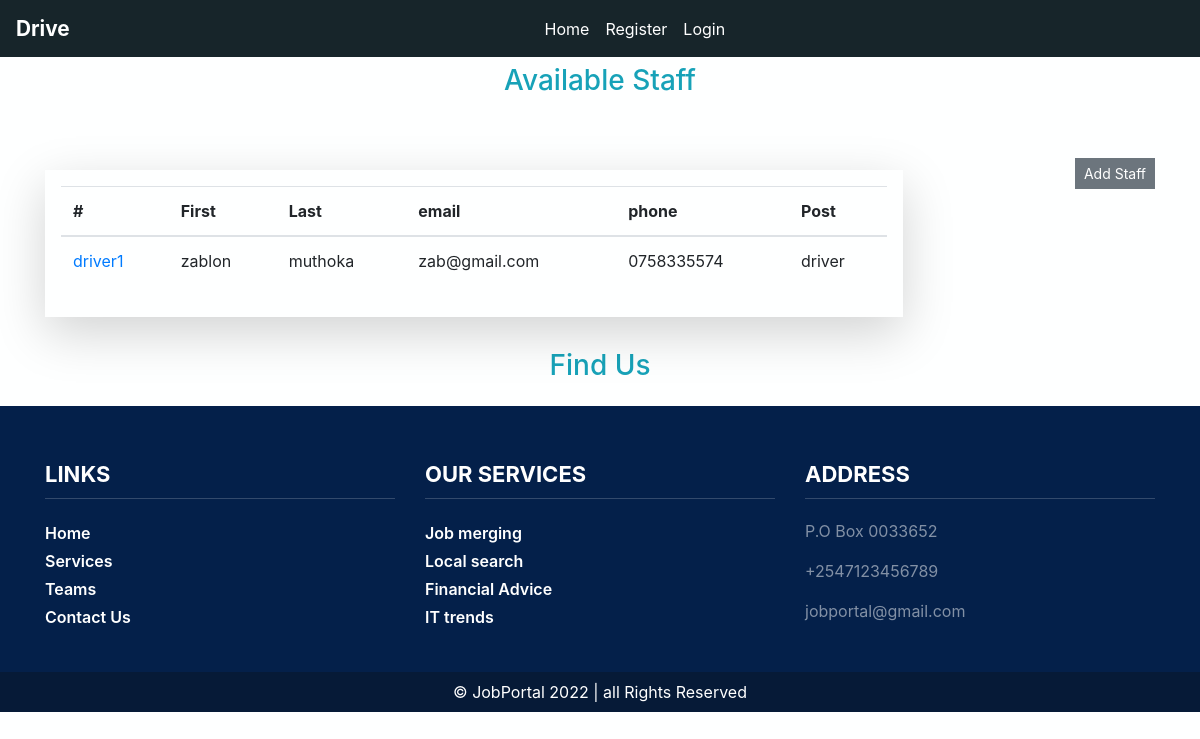
Before: /staff/ with the older database file.
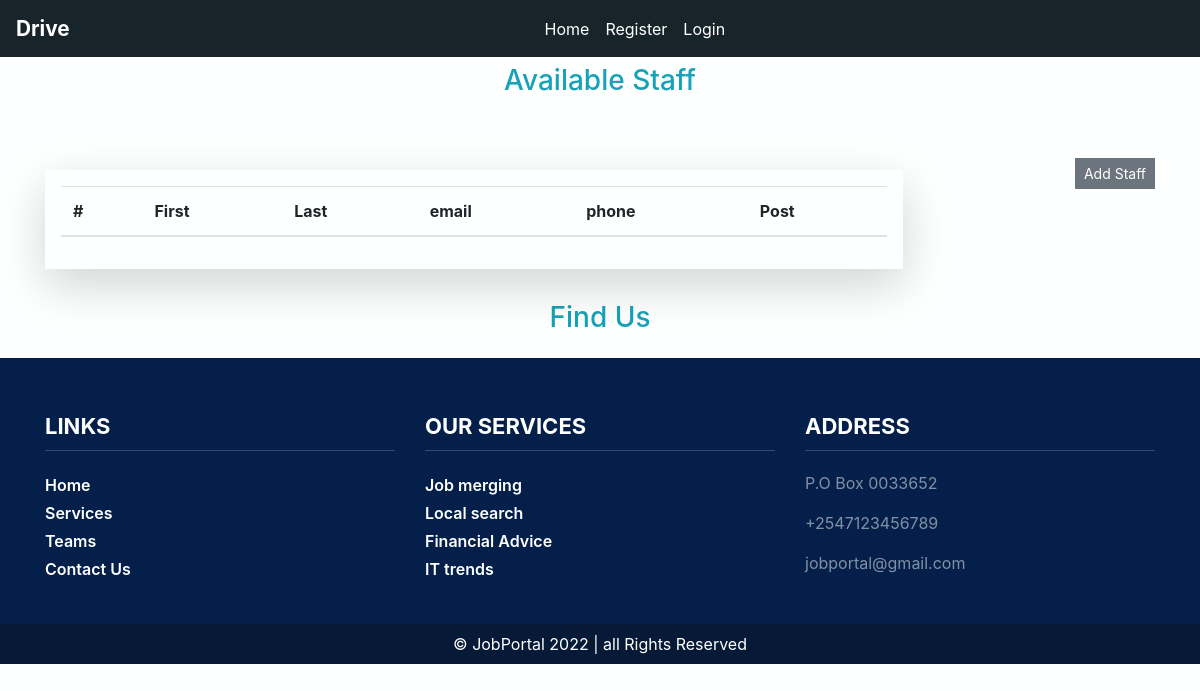
After: the same page with the newer database file.
### indexApp/models.py (models this page shows, shortened)
class Staff(models.Model):
    staffId = models.CharField(unique=True, max_length=25)
    fname = models.CharField(max_length=25)
    lname = models.CharField(max_length=25)
    email = models.EmailField()
    category = models.CharField(max_length=5, default='staff')
    mobile = models.CharField(max_length=15)
    job_titleId = models.ForeignKey(JobTitle, on_delete=models.CASCADE)
    is_active = models.CharField(max_length=3, default=True)

class JobTitle(models.Model):
    job_titleId = models.AutoField(primary_key=True)
    job_titleDesc = models.CharField(unique=True, max_length=50)
    def __str__(self):
        return f'{self.job_titleDesc}'

### indexApp/views.py (the view)
# urls.py: path('staff/', StaffListView.as_view(), name='staff'),
class StaffListView(ListView):
    model = Staff
    template_name = 'driveAdmin/staff.html'
    context_object_name = 'staff'
    def get_context_data(self, **kwargs):
        context = super(StaffListView, self).get_context_data(**kwargs)
        context['count'] = self.get_queryset().count()
        return context

### templates/driveAdmin/staff.html
{% extends 'assets/base.html' %}
{% block content %}
<div class="container">
    <div class="py-5 text-center h3 mt-3 text-info">Available Staff</div>
         <div class="float-right">
             <a class="btn btn-secondary btn-sm mt-1 mb-1" href="{% url 'new-staff' %}">Add Staff</a>
         </div>
    <div class="row">
        <div class="col-md-10 mt-3 p-3 shadow-lg">
            <table class="table">
              <thead>
                <tr>
                  <th scope="col">#</th>
                  <th scope="col">First</th>
                  <th scope="col">Last</th>
                  <th scope="col">email</th>
                  <th scope="col">phone</th>
                    <th scope="col">Post</th>
                </tr>
              </thead>
              <tbody>
              {%for x in staff %}
                <tr>
                  <td><a href="{% url 'staff-detail' x.id%}">{{x.staffId}}</a></td>
                  <td>{{x.fname}}</td>
                  <td>{{x.lname}}</td>
                  <td>{{x.email}}</td>
                  <td>{{x.mobile}}</td>
                    <td>{{x.job_titleId}}</td>
                </tr>
                {% endfor %}
              </tbody>
            </table>
        </div>
    </div>
</div>
{% endblock content %}

Changed rows visible on the page:
removed Staff: staffId "driver1", fname "zablon", lname "muthoka", email "zab@gmail.com", mobile "0758335574", job_titleId "driver"
